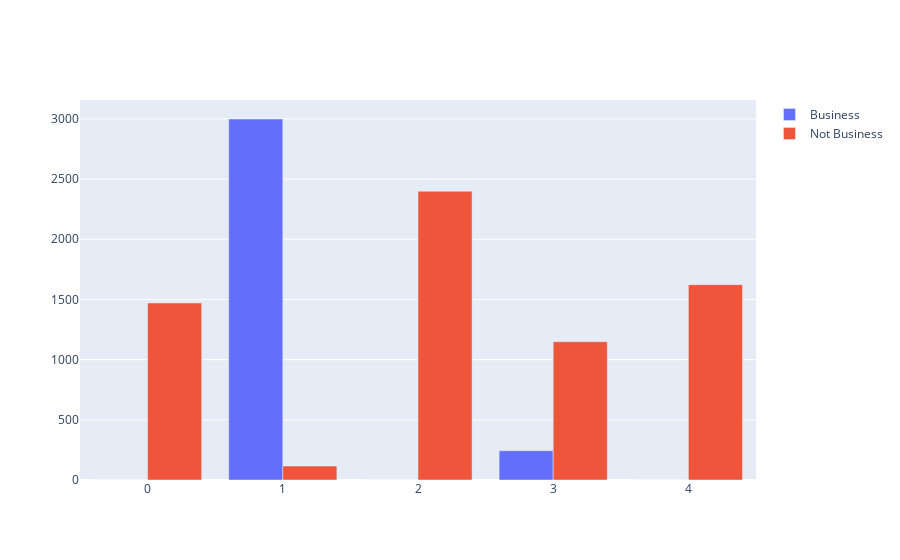

The code cell stored with this chart in its notebook:
### Markdown cell above
How is my clusters against is_business feature:

### Code cell
x = list(df_customers_original['label'].unique())
table = pd.crosstab(index=df_customers_original['is_business'], columns=df_customers_original['label']).reset_index()

plot = px_o.Figure(data=[px_o.Bar(
    name = 'Business',
    x = x,
    y = list(table.loc[table['is_business']==True, x].values[0])
   ),
                       px_o.Bar(
    name = 'Not Business',
    x = x,
    y = list(table.loc[table['is_business']==False, x].values[0])
   )
])

fig.update_xaxes(type='category')
plot.show()

### Figure 1 — Plotly figure (JSON) as saved in the notebook; plotly's stock layout.template omitted (floating-point values rounded to 4 significant figures)
{"data": [{"name": "Business", "type": "bar", "x": [4, 3, 2, 1, 0], "y": [0, 243, 0, 2999, 0]}, {"name": "Not Business", "type": "bar", "x": [4, 3, 2, 1, 0], "y": [1623, 1149, 2399, 116, 1471]}], "layout": {}}
